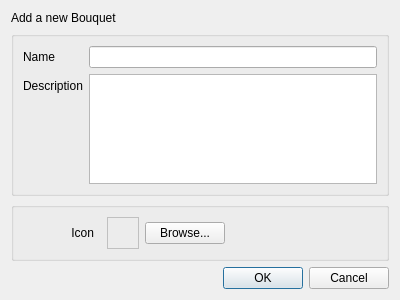
<?xml version="1.0" encoding="UTF-8"?>
<ui version="4.0">
 <class>DialogNewBouquet</class>
 <widget class="QDialog" name="DialogNewBouquet">
  <property name="windowModality">
   <enum>Qt::ApplicationModal</enum>
  </property>
  <property name="geometry">
   <rect>
    <x>0</x>
    <y>0</y>
    <width>400</width>
    <height>300</height>
   </rect>
  </property>
  <property name="windowTitle">
   <string>Add new Bouquet</string>
  </property>
  <property name="windowIcon">
   <iconset resource="../../../POL_POM_QT/src/resources/commonres.qrc">
    <normaloff>:/common/playonlinux32</normaloff>:/common/playonlinux32</iconset>
  </property>
  <property name="modal">
   <bool>true</bool>
  </property>
  <layout class="QVBoxLayout" name="verticalLayout">
   <item>
    <widget class="QLabel" name="lblTitle">
     <property name="text">
      <string>Add a new Bouquet</string>
     </property>
    </widget>
   </item>
   <item>
    <widget class="QGroupBox" name="gbxAddBouquet">
     <property name="sizePolicy">
      <sizepolicy hsizetype="Preferred" vsizetype="Preferred">
       <horstretch>0</horstretch>
       <verstretch>1</verstretch>
      </sizepolicy>
     </property>
     <property name="title">
      <string notr="true"/>
     </property>
     <property name="flat">
      <bool>true</bool>
     </property>
     <layout class="QFormLayout" name="formLayout">
      <item row="0" column="0">
       <widget class="QLabel" name="lblName">
        <property name="text">
         <string>Name</string>
        </property>
       </widget>
      </item>
      <item row="0" column="1">
       <widget class="QLineEdit" name="leName"/>
      </item>
      <item row="1" column="0">
       <widget class="QLabel" name="lblDescription">
        <property name="text">
         <string>Description</string>
        </property>
       </widget>
      </item>
      <item row="1" column="1">
       <widget class="QPlainTextEdit" name="pteDescription"/>
      </item>
     </layout>
    </widget>
   </item>
   <item>
    <widget class="QGroupBox" name="gbxIcon">
     <property name="title">
      <string notr="true"/>
     </property>
     <property name="flat">
      <bool>true</bool>
     </property>
     <layout class="QHBoxLayout" name="horizontalLayout">
      <item>
       <widget class="QLabel" name="lblIcon">
        <property name="minimumSize">
         <size>
          <width>78</width>
          <height>0</height>
         </size>
        </property>
        <property name="maximumSize">
         <size>
          <width>78</width>
          <height>16777215</height>
         </size>
        </property>
        <property name="styleSheet">
         <string notr="true">margin-right: 4px;</string>
        </property>
        <property name="text">
         <string>Icon</string>
        </property>
        <property name="alignment">
         <set>Qt::AlignRight|Qt::AlignTrailing|Qt::AlignVCenter</set>
        </property>
       </widget>
      </item>
      <item>
       <widget class="QLabel" name="lblIconSelected">
        <property name="minimumSize">
         <size>
          <width>32</width>
          <height>32</height>
         </size>
        </property>
        <property name="maximumSize">
         <size>
          <width>32</width>
          <height>32</height>
         </size>
        </property>
        <property name="styleSheet">
         <string notr="true">border: 1px solid silver;</string>
        </property>
        <property name="frameShape">
         <enum>QFrame::Box</enum>
        </property>
        <property name="midLineWidth">
         <number>1</number>
        </property>
        <property name="text">
         <string notr="true"/>
        </property>
        <property name="alignment">
         <set>Qt::AlignCenter</set>
        </property>
       </widget>
      </item>
      <item>
       <widget class="QPushButton" name="pbtnBrowse">
        <property name="text">
         <string>Browse...</string>
        </property>
       </widget>
      </item>
      <item>
       <spacer name="horizontalSpacer">
        <property name="orientation">
         <enum>Qt::Horizontal</enum>
        </property>
        <property name="sizeHint" stdset="0">
         <size>
          <width>40</width>
          <height>20</height>
         </size>
        </property>
       </spacer>
      </item>
     </layout>
    </widget>
   </item>
   <item>
    <widget class="QDialogButtonBox" name="btnbOkCancel">
     <property name="orientation">
      <enum>Qt::Horizontal</enum>
     </property>
     <property name="standardButtons">
      <set>QDialogButtonBox::Cancel|QDialogButtonBox::Ok</set>
     </property>
    </widget>
   </item>
  </layout>
 </widget>
 <resources>
  <include location="../../../POL_POM_QT/src/resources/commonres.qrc"/>
 </resources>
 <connections>
  <connection>
   <sender>btnbOkCancel</sender>
   <signal>accepted()</signal>
   <receiver>DialogNewBouquet</receiver>
   <slot>accept()</slot>
   <hints>
    <hint type="sourcelabel">
     <x>248</x>
     <y>254</y>
    </hint>
    <hint type="destinationlabel">
     <x>157</x>
     <y>274</y>
    </hint>
   </hints>
  </connection>
  <connection>
   <sender>btnbOkCancel</sender>
   <signal>rejected()</signal>
   <receiver>DialogNewBouquet</receiver>
   <slot>reject()</slot>
   <hints>
    <hint type="sourcelabel">
     <x>316</x>
     <y>260</y>
    </hint>
    <hint type="destinationlabel">
     <x>286</x>
     <y>274</y>
    </hint>
   </hints>
  </connection>
 </connections>
</ui>
